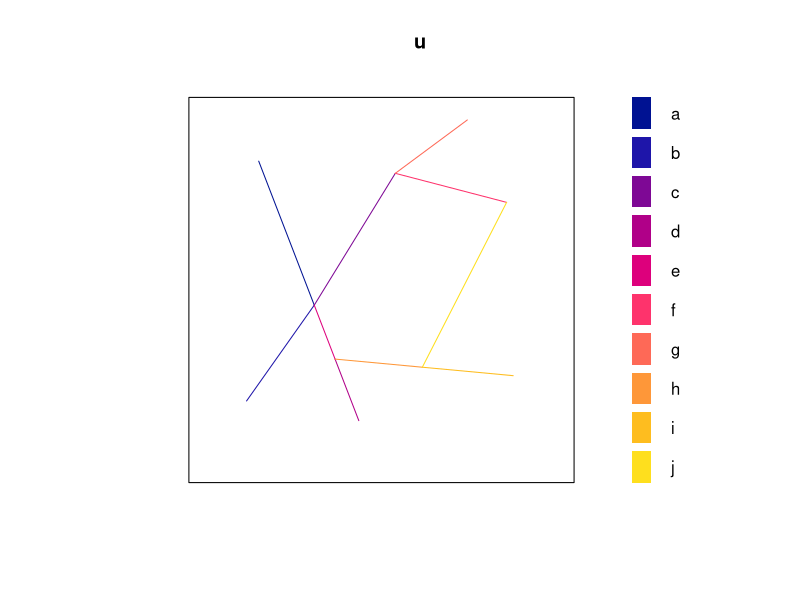

Generate this figure with R:
library(spatstat)


### Name: lintess
### Title: Tessellation on a Linear Network
### Aliases: lintess
### Keywords: spatial datagen

### ** Examples

   # tessellation consisting of one tile for each existing segment
   ns <- nsegments(simplenet)
   df <- data.frame(seg=1:ns, t0=0, t1=1, tile=letters[1:ns])
   u <- lintess(simplenet, df)
   u
   plot(u)
